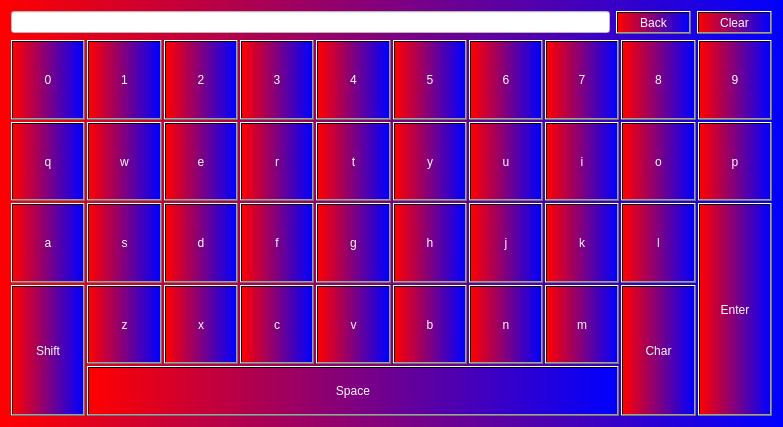
<?xml version="1.0" encoding="UTF-8"?>
<ui version="4.0">
 <class>Keyboard</class>
 <widget class="QWidget" name="Keyboard">
  <property name="windowModality">
   <enum>Qt::NonModal</enum>
  </property>
  <property name="geometry">
   <rect>
    <x>0</x>
    <y>0</y>
    <width>783</width>
    <height>427</height>
   </rect>
  </property>
  <property name="sizePolicy">
   <sizepolicy hsizetype="Preferred" vsizetype="Preferred">
    <horstretch>0</horstretch>
    <verstretch>0</verstretch>
   </sizepolicy>
  </property>
  <property name="windowTitle">
   <string notr="true">Keyboard</string>
  </property>
  <property name="styleSheet">
   <string notr="true">font: italic 16pt &quot;Serif&quot;;
color:white;
 background: qlineargradient( x1:0 y1:0, x2:1 y2:0, stop:0 red, stop:1 blue);</string>
  </property>
  <layout class="QVBoxLayout" name="verticalLayout">
   <item>
    <layout class="QHBoxLayout" name="horizontalLayout">
     <item>
      <widget class="QLineEdit" name="lineEdit">
       <property name="styleSheet">
        <string notr="true">color: rgb(0, 0, 0);
background-color: rgb(255, 255, 255);</string>
       </property>
      </widget>
     </item>
     <item>
      <widget class="QPushButton" name="backButton">
       <property name="text">
        <string>Back</string>
       </property>
      </widget>
     </item>
     <item>
      <widget class="QPushButton" name="clear">
       <property name="text">
        <string>Clear</string>
       </property>
      </widget>
     </item>
    </layout>
   </item>
   <item>
    <layout class="QGridLayout" name="gridLayout">
     <property name="spacing">
      <number>2</number>
     </property>
     <item row="1" column="0">
      <widget class="QPushButton" name="Buttonq">
       <property name="sizePolicy">
        <sizepolicy hsizetype="Expanding" vsizetype="Expanding">
         <horstretch>0</horstretch>
         <verstretch>0</verstretch>
        </sizepolicy>
       </property>
       <property name="minimumSize">
        <size>
         <width>20</width>
         <height>0</height>
        </size>
       </property>
       <property name="text">
        <string>q</string>
       </property>
      </widget>
     </item>
     <item row="1" column="1">
      <widget class="QPushButton" name="Buttonw">
       <property name="sizePolicy">
        <sizepolicy hsizetype="Expanding" vsizetype="Expanding">
         <horstretch>0</horstretch>
         <verstretch>0</verstretch>
        </sizepolicy>
       </property>
       <property name="minimumSize">
        <size>
         <width>20</width>
         <height>0</height>
        </size>
       </property>
       <property name="text">
        <string>w</string>
       </property>
      </widget>
     </item>
     <item row="1" column="2">
      <widget class="QPushButton" name="Buttone">
       <property name="sizePolicy">
        <sizepolicy hsizetype="Expanding" vsizetype="Expanding">
         <horstretch>0</horstretch>
         <verstretch>0</verstretch>
        </sizepolicy>
       </property>
       <property name="minimumSize">
        <size>
         <width>20</width>
         <height>0</height>
        </size>
       </property>
       <property name="text">
        <string>e</string>
       </property>
      </widget>
     </item>
     <item row="1" column="3">
      <widget class="QPushButton" name="Buttonr">
       <property name="sizePolicy">
        <sizepolicy hsizetype="Expanding" vsizetype="Expanding">
         <horstretch>0</horstretch>
         <verstretch>0</verstretch>
        </sizepolicy>
       </property>
       <property name="minimumSize">
        <size>
         <width>20</width>
         <height>0</height>
        </size>
       </property>
       <property name="text">
        <string>r</string>
       </property>
      </widget>
     </item>
     <item row="1" column="4">
      <widget class="QPushButton" name="Buttont">
       <property name="sizePolicy">
        <sizepolicy hsizetype="Expanding" vsizetype="Expanding">
         <horstretch>0</horstretch>
         <verstretch>0</verstretch>
        </sizepolicy>
       </property>
       <property name="minimumSize">
        <size>
         <width>20</width>
         <height>0</height>
        </size>
       </property>
       <property name="text">
        <string>t</string>
       </property>
      </widget>
     </item>
     <item row="1" column="5">
      <widget class="QPushButton" name="Buttony">
       <property name="sizePolicy">
        <sizepolicy hsizetype="Expanding" vsizetype="Expanding">
         <horstretch>0</horstretch>
         <verstretch>0</verstretch>
        </sizepolicy>
       </property>
       <property name="minimumSize">
        <size>
         <width>20</width>
         <height>0</height>
        </size>
       </property>
       <property name="text">
        <string>y</string>
       </property>
      </widget>
     </item>
     <item row="1" column="6">
      <widget class="QPushButton" name="Buttonu">
       <property name="sizePolicy">
        <sizepolicy hsizetype="Expanding" vsizetype="Expanding">
         <horstretch>0</horstretch>
         <verstretch>0</verstretch>
        </sizepolicy>
       </property>
       <property name="minimumSize">
        <size>
         <width>20</width>
         <height>0</height>
        </size>
       </property>
       <property name="text">
        <string>u</string>
       </property>
      </widget>
     </item>
     <item row="1" column="7">
      <widget class="QPushButton" name="Buttoni">
       <property name="sizePolicy">
        <sizepolicy hsizetype="Expanding" vsizetype="Expanding">
         <horstretch>0</horstretch>
         <verstretch>0</verstretch>
        </sizepolicy>
       </property>
       <property name="minimumSize">
        <size>
         <width>20</width>
         <height>0</height>
        </size>
       </property>
       <property name="text">
        <string>i</string>
       </property>
      </widget>
     </item>
     <item row="1" column="8">
      <widget class="QPushButton" name="Buttono">
       <property name="sizePolicy">
        <sizepolicy hsizetype="Expanding" vsizetype="Expanding">
         <horstretch>0</horstretch>
         <verstretch>0</verstretch>
        </sizepolicy>
       </property>
       <property name="minimumSize">
        <size>
         <width>20</width>
         <height>0</height>
        </size>
       </property>
       <property name="text">
        <string>o</string>
       </property>
      </widget>
     </item>
     <item row="3" column="1">
      <widget class="QPushButton" name="Buttons">
       <property name="sizePolicy">
        <sizepolicy hsizetype="Expanding" vsizetype="Expanding">
         <horstretch>0</horstretch>
         <verstretch>0</verstretch>
        </sizepolicy>
       </property>
       <property name="minimumSize">
        <size>
         <width>20</width>
         <height>0</height>
        </size>
       </property>
       <property name="text">
        <string>s</string>
       </property>
      </widget>
     </item>
     <item row="3" column="2">
      <widget class="QPushButton" name="Buttond">
       <property name="sizePolicy">
        <sizepolicy hsizetype="Expanding" vsizetype="Expanding">
         <horstretch>0</horstretch>
         <verstretch>0</verstretch>
        </sizepolicy>
       </property>
       <property name="minimumSize">
        <size>
         <width>20</width>
         <height>0</height>
        </size>
       </property>
       <property name="text">
        <string>d</string>
       </property>
      </widget>
     </item>
     <item row="3" column="3">
      <widget class="QPushButton" name="Buttonf">
       <property name="sizePolicy">
        <sizepolicy hsizetype="Expanding" vsizetype="Expanding">
         <horstretch>0</horstretch>
         <verstretch>0</verstretch>
        </sizepolicy>
       </property>
       <property name="minimumSize">
        <size>
         <width>20</width>
         <height>0</height>
        </size>
       </property>
       <property name="text">
        <string>f</string>
       </property>
      </widget>
     </item>
     <item row="3" column="4">
      <widget class="QPushButton" name="Buttong">
       <property name="sizePolicy">
        <sizepolicy hsizetype="Expanding" vsizetype="Expanding">
         <horstretch>0</horstretch>
         <verstretch>0</verstretch>
        </sizepolicy>
       </property>
       <property name="minimumSize">
        <size>
         <width>20</width>
         <height>0</height>
        </size>
       </property>
       <property name="text">
        <string>g</string>
       </property>
      </widget>
     </item>
     <item row="3" column="5">
      <widget class="QPushButton" name="Buttonh">
       <property name="sizePolicy">
        <sizepolicy hsizetype="Expanding" vsizetype="Expanding">
         <horstretch>0</horstretch>
         <verstretch>0</verstretch>
        </sizepolicy>
       </property>
       <property name="minimumSize">
        <size>
         <width>20</width>
         <height>0</height>
        </size>
       </property>
       <property name="text">
        <string>h</string>
       </property>
      </widget>
     </item>
     <item row="3" column="6">
      <widget class="QPushButton" name="Buttonj">
       <property name="sizePolicy">
        <sizepolicy hsizetype="Expanding" vsizetype="Expanding">
         <horstretch>0</horstretch>
         <verstretch>0</verstretch>
        </sizepolicy>
       </property>
       <property name="minimumSize">
        <size>
         <width>20</width>
         <height>0</height>
        </size>
       </property>
       <property name="text">
        <string>j</string>
       </property>
      </widget>
     </item>
     <item row="3" column="8">
      <widget class="QPushButton" name="Buttonl">
       <property name="sizePolicy">
        <sizepolicy hsizetype="Expanding" vsizetype="Expanding">
         <horstretch>0</horstretch>
         <verstretch>0</verstretch>
        </sizepolicy>
       </property>
       <property name="minimumSize">
        <size>
         <width>20</width>
         <height>0</height>
        </size>
       </property>
       <property name="text">
        <string>l</string>
       </property>
      </widget>
     </item>
     <item row="4" column="1">
      <widget class="QPushButton" name="Buttonz">
       <property name="sizePolicy">
        <sizepolicy hsizetype="Expanding" vsizetype="Expanding">
         <horstretch>0</horstretch>
         <verstretch>0</verstretch>
        </sizepolicy>
       </property>
       <property name="minimumSize">
        <size>
         <width>20</width>
         <height>0</height>
        </size>
       </property>
       <property name="text">
        <string>z</string>
       </property>
      </widget>
     </item>
     <item row="4" column="2">
      <widget class="QPushButton" name="Buttonx">
       <property name="sizePolicy">
        <sizepolicy hsizetype="Expanding" vsizetype="Expanding">
         <horstretch>0</horstretch>
         <verstretch>0</verstretch>
        </sizepolicy>
       </property>
       <property name="minimumSize">
        <size>
         <width>20</width>
         <height>0</height>
        </size>
       </property>
       <property name="text">
        <string>x</string>
       </property>
      </widget>
     </item>
     <item row="4" column="4">
      <widget class="QPushButton" name="Buttonv">
       <property name="sizePolicy">
        <sizepolicy hsizetype="Expanding" vsizetype="Expanding">
         <horstretch>0</horstretch>
         <verstretch>0</verstretch>
        </sizepolicy>
       </property>
       <property name="minimumSize">
        <size>
         <width>20</width>
         <height>0</height>
        </size>
       </property>
       <property name="text">
        <string>v</string>
       </property>
      </widget>
     </item>
     <item row="4" column="5">
      <widget class="QPushButton" name="Buttonb">
       <property name="sizePolicy">
        <sizepolicy hsizetype="Expanding" vsizetype="Expanding">
         <horstretch>0</horstretch>
         <verstretch>0</verstretch>
        </sizepolicy>
       </property>
       <property name="minimumSize">
        <size>
         <width>20</width>
         <height>0</height>
        </size>
       </property>
       <property name="text">
        <string>b</string>
       </property>
      </widget>
     </item>
     <item row="4" column="6">
      <widget class="QPushButton" name="Buttonn">
       <property name="sizePolicy">
        <sizepolicy hsizetype="Expanding" vsizetype="Expanding">
         <horstretch>0</horstretch>
         <verstretch>0</verstretch>
        </sizepolicy>
       </property>
       <property name="minimumSize">
        <size>
         <width>20</width>
         <height>0</height>
        </size>
       </property>
       <property name="text">
        <string>n</string>
       </property>
      </widget>
     </item>
     <item row="4" column="7">
      <widget class="QPushButton" name="Buttonm">
       <property name="sizePolicy">
        <sizepolicy hsizetype="Expanding" vsizetype="Expanding">
         <horstretch>0</horstretch>
         <verstretch>0</verstretch>
        </sizepolicy>
       </property>
       <property name="minimumSize">
        <size>
         <width>20</width>
         <height>0</height>
        </size>
       </property>
       <property name="text">
        <string>m</string>
       </property>
      </widget>
     </item>
     <item row="4" column="8" rowspan="2">
      <widget class="QPushButton" name="char_2">
       <property name="sizePolicy">
        <sizepolicy hsizetype="Expanding" vsizetype="Expanding">
         <horstretch>0</horstretch>
         <verstretch>0</verstretch>
        </sizepolicy>
       </property>
       <property name="minimumSize">
        <size>
         <width>20</width>
         <height>0</height>
        </size>
       </property>
       <property name="text">
        <string>Char</string>
       </property>
       <property name="checkable">
        <bool>true</bool>
       </property>
       <property name="checked">
        <bool>false</bool>
       </property>
      </widget>
     </item>
     <item row="5" column="1" colspan="7">
      <widget class="QPushButton" name="space">
       <property name="minimumSize">
        <size>
         <width>20</width>
         <height>50</height>
        </size>
       </property>
       <property name="text">
        <string>Space</string>
       </property>
      </widget>
     </item>
     <item row="0" column="0">
      <widget class="QPushButton" name="Button0">
       <property name="sizePolicy">
        <sizepolicy hsizetype="Expanding" vsizetype="Expanding">
         <horstretch>0</horstretch>
         <verstretch>0</verstretch>
        </sizepolicy>
       </property>
       <property name="minimumSize">
        <size>
         <width>20</width>
         <height>0</height>
        </size>
       </property>
       <property name="text">
        <string>0</string>
       </property>
      </widget>
     </item>
     <item row="0" column="1">
      <widget class="QPushButton" name="Button1">
       <property name="sizePolicy">
        <sizepolicy hsizetype="Expanding" vsizetype="Expanding">
         <horstretch>0</horstretch>
         <verstretch>0</verstretch>
        </sizepolicy>
       </property>
       <property name="minimumSize">
        <size>
         <width>20</width>
         <height>0</height>
        </size>
       </property>
       <property name="text">
        <string>1</string>
       </property>
      </widget>
     </item>
     <item row="0" column="2">
      <widget class="QPushButton" name="Button2">
       <property name="sizePolicy">
        <sizepolicy hsizetype="Expanding" vsizetype="Expanding">
         <horstretch>0</horstretch>
         <verstretch>0</verstretch>
        </sizepolicy>
       </property>
       <property name="minimumSize">
        <size>
         <width>20</width>
         <height>0</height>
        </size>
       </property>
       <property name="text">
        <string>2</string>
       </property>
      </widget>
     </item>
     <item row="0" column="3">
      <widget class="QPushButton" name="Button3">
       <property name="sizePolicy">
        <sizepolicy hsizetype="Expanding" vsizetype="Expanding">
         <horstretch>0</horstretch>
         <verstretch>0</verstretch>
        </sizepolicy>
       </property>
       <property name="minimumSize">
        <size>
         <width>20</width>
         <height>0</height>
        </size>
       </property>
       <property name="text">
        <string>3</string>
       </property>
      </widget>
     </item>
     <item row="0" column="4">
      <widget class="QPushButton" name="Button4">
       <property name="sizePolicy">
        <sizepolicy hsizetype="Expanding" vsizetype="Expanding">
         <horstretch>0</horstretch>
         <verstretch>0</verstretch>
        </sizepolicy>
       </property>
       <property name="minimumSize">
        <size>
         <width>20</width>
         <height>0</height>
        </size>
       </property>
       <property name="text">
        <string>4</string>
       </property>
      </widget>
     </item>
     <item row="0" column="5">
      <widget class="QPushButton" name="Button5">
       <property name="sizePolicy">
        <sizepolicy hsizetype="Expanding" vsizetype="Expanding">
         <horstretch>0</horstretch>
         <verstretch>0</verstretch>
        </sizepolicy>
       </property>
       <property name="minimumSize">
        <size>
         <width>20</width>
         <height>0</height>
        </size>
       </property>
       <property name="text">
        <string>5</string>
       </property>
      </widget>
     </item>
     <item row="0" column="6">
      <widget class="QPushButton" name="Button6">
       <property name="sizePolicy">
        <sizepolicy hsizetype="Expanding" vsizetype="Expanding">
         <horstretch>0</horstretch>
         <verstretch>0</verstretch>
        </sizepolicy>
       </property>
       <property name="minimumSize">
        <size>
         <width>20</width>
         <height>0</height>
        </size>
       </property>
       <property name="text">
        <string>6</string>
       </property>
      </widget>
     </item>
     <item row="0" column="7">
      <widget class="QPushButton" name="Button7">
       <property name="sizePolicy">
        <sizepolicy hsizetype="Expanding" vsizetype="Expanding">
         <horstretch>0</horstretch>
         <verstretch>0</verstretch>
        </sizepolicy>
       </property>
       <property name="minimumSize">
        <size>
         <width>20</width>
         <height>0</height>
        </size>
       </property>
       <property name="text">
        <string>7</string>
       </property>
      </widget>
     </item>
     <item row="0" column="8">
      <widget class="QPushButton" name="Button8">
       <property name="sizePolicy">
        <sizepolicy hsizetype="Expanding" vsizetype="Expanding">
         <horstretch>0</horstretch>
         <verstretch>0</verstretch>
        </sizepolicy>
       </property>
       <property name="minimumSize">
        <size>
         <width>20</width>
         <height>0</height>
        </size>
       </property>
       <property name="text">
        <string>8</string>
       </property>
      </widget>
     </item>
     <item row="0" column="9">
      <widget class="QPushButton" name="Button9">
       <property name="sizePolicy">
        <sizepolicy hsizetype="Expanding" vsizetype="Expanding">
         <horstretch>0</horstretch>
         <verstretch>0</verstretch>
        </sizepolicy>
       </property>
       <property name="minimumSize">
        <size>
         <width>20</width>
         <height>0</height>
        </size>
       </property>
       <property name="text">
        <string>9</string>
       </property>
      </widget>
     </item>
     <item row="1" column="9">
      <widget class="QPushButton" name="Buttonp">
       <property name="sizePolicy">
        <sizepolicy hsizetype="Expanding" vsizetype="Expanding">
         <horstretch>0</horstretch>
         <verstretch>0</verstretch>
        </sizepolicy>
       </property>
       <property name="minimumSize">
        <size>
         <width>20</width>
         <height>0</height>
        </size>
       </property>
       <property name="text">
        <string>p</string>
       </property>
      </widget>
     </item>
     <item row="3" column="9" rowspan="3">
      <widget class="QPushButton" name="enterButton">
       <property name="sizePolicy">
        <sizepolicy hsizetype="Expanding" vsizetype="Expanding">
         <horstretch>0</horstretch>
         <verstretch>0</verstretch>
        </sizepolicy>
       </property>
       <property name="minimumSize">
        <size>
         <width>20</width>
         <height>0</height>
        </size>
       </property>
       <property name="text">
        <string>Enter</string>
       </property>
      </widget>
     </item>
     <item row="3" column="0">
      <widget class="QPushButton" name="Buttona">
       <property name="sizePolicy">
        <sizepolicy hsizetype="Expanding" vsizetype="Expanding">
         <horstretch>0</horstretch>
         <verstretch>0</verstretch>
        </sizepolicy>
       </property>
       <property name="minimumSize">
        <size>
         <width>20</width>
         <height>0</height>
        </size>
       </property>
       <property name="text">
        <string>a</string>
       </property>
      </widget>
     </item>
     <item row="4" column="0" rowspan="2">
      <widget class="QPushButton" name="shift">
       <property name="sizePolicy">
        <sizepolicy hsizetype="Expanding" vsizetype="Expanding">
         <horstretch>0</horstretch>
         <verstretch>0</verstretch>
        </sizepolicy>
       </property>
       <property name="minimumSize">
        <size>
         <width>20</width>
         <height>0</height>
        </size>
       </property>
       <property name="styleSheet">
        <string notr="true"/>
       </property>
       <property name="text">
        <string>Shift</string>
       </property>
       <property name="checkable">
        <bool>false</bool>
       </property>
      </widget>
     </item>
     <item row="4" column="3">
      <widget class="QPushButton" name="Buttonc">
       <property name="sizePolicy">
        <sizepolicy hsizetype="Expanding" vsizetype="Expanding">
         <horstretch>0</horstretch>
         <verstretch>0</verstretch>
        </sizepolicy>
       </property>
       <property name="minimumSize">
        <size>
         <width>20</width>
         <height>0</height>
        </size>
       </property>
       <property name="text">
        <string>c</string>
       </property>
      </widget>
     </item>
     <item row="3" column="7">
      <widget class="QPushButton" name="Buttonk">
       <property name="sizePolicy">
        <sizepolicy hsizetype="Expanding" vsizetype="Expanding">
         <horstretch>0</horstretch>
         <verstretch>0</verstretch>
        </sizepolicy>
       </property>
       <property name="minimumSize">
        <size>
         <width>20</width>
         <height>0</height>
        </size>
       </property>
       <property name="text">
        <string>k</string>
       </property>
      </widget>
     </item>
    </layout>
   </item>
  </layout>
 </widget>
 <resources/>
 <connections/>
</ui>
